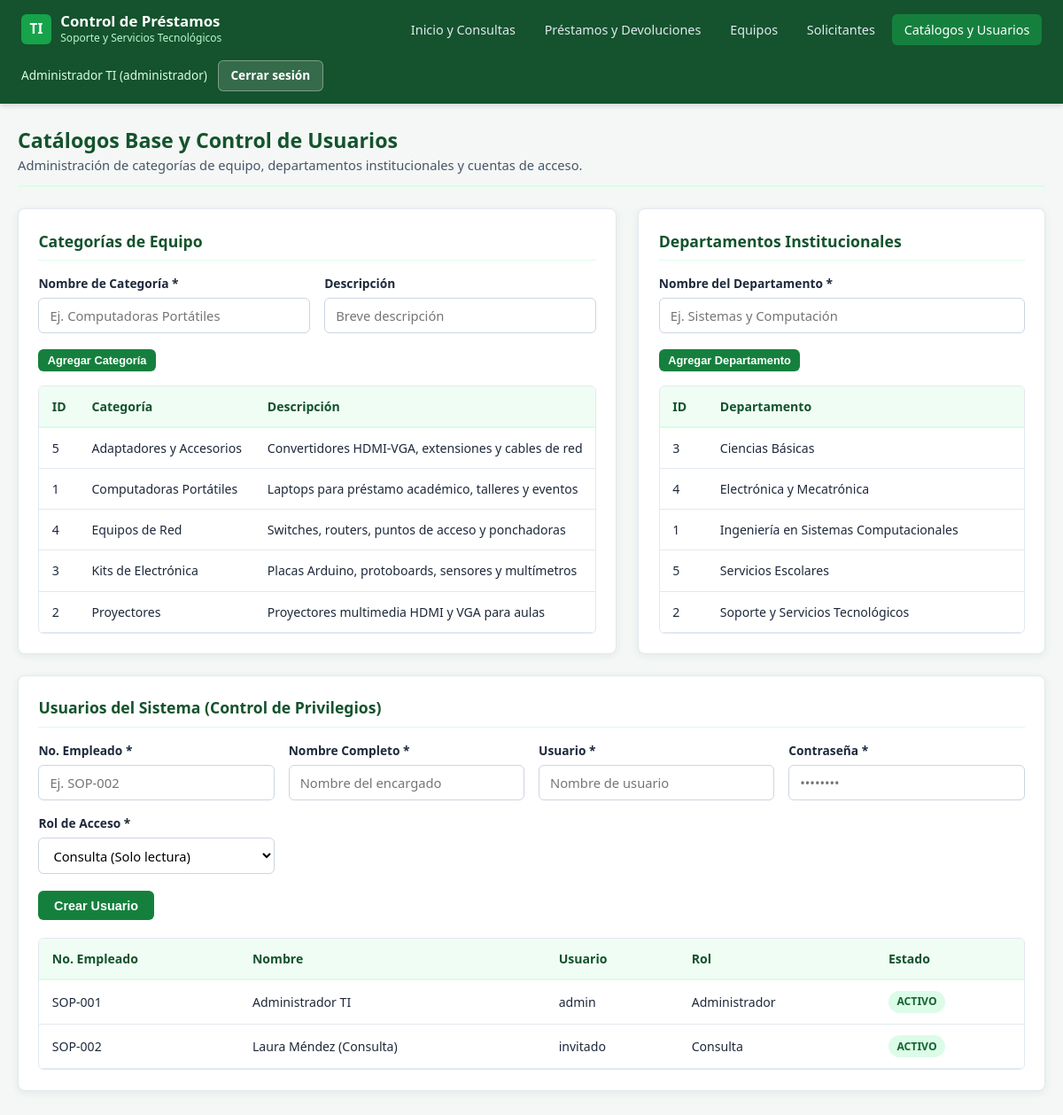
Screenshot of /catalogos.php (signed in) with the database file from the repository.
### tables this page shows
CREATE TABLE categorias (
    id_categoria INT UNSIGNED AUTO_INCREMENT,
    nombre VARCHAR(80) NOT NULL,
    descripcion VARCHAR(255) NULL,
    
    CONSTRAINT pk_categorias PRIMARY KEY (id_categoria),
    CONSTRAINT uq_categorias_nombre UNIQUE (nombre)
    
);

CREATE TABLE departamentos (
    id_departamento INT UNSIGNED AUTO_INCREMENT,
    nombre VARCHAR(100) NOT NULL,
    
    CONSTRAINT pk_departamentos PRIMARY KEY (id_departamento),
    CONSTRAINT uq_departamentos_nombre UNIQUE (nombre)
    
);

CREATE TABLE usuarios (
    id_usuario INT UNSIGNED AUTO_INCREMENT,
    num_empleado VARCHAR(30) NOT NULL,
    nombre_completo VARCHAR(120) NOT NULL,
    username VARCHAR(50) NOT NULL,
    password_hash VARCHAR(255) NOT NULL,
    rol ENUM('administrador', 'consulta') NOT NULL DEFAULT 'consulta',
    activo TINYINT(1) NOT NULL DEFAULT 1,
    
    CONSTRAINT pk_usuarios PRIMARY KEY (id_usuario),
    CONSTRAINT uq_usuarios_empleado UNIQUE (num_empleado),
    CONSTRAINT uq_usuarios_username UNIQUE (username)
    
);

### config/auth.php (called while the page is built, shortened)
<?php
function esAdmin(): bool {
    return isset($_SESSION['rol']) && $_SESSION['rol'] === 'administrador';
}

### catalogos.php (the view, shortened to what this page needs)
<?php
require_once 'config/auth.php';
require_once 'config/conexion.php';
$categorias = $pdo->query("SELECT id_categoria, nombre, descripcion FROM categorias ORDER BY nombre ASC")->fetchAll();
$departamentos = $pdo->query("SELECT id_departamento, nombre FROM departamentos ORDER BY nombre ASC")->fetchAll();
$usuarios = $pdo->query("SELECT id_usuario, num_empleado, nombre_completo, username, rol, activo FROM usuarios ORDER BY nombre_completo ASC")->fetchAll();
?>
<!DOCTYPE html>
<html lang="es">
<head>
    <link rel="stylesheet" href="css/estilos.css">
</head>
<body>
<header class="navbar">
    <div class="navbar-contenedor">
        <a href="index.php" class="marca">
            <span class="marca-icono">TI</span>
            <div class="marca-texto">
                <h1>Control de Préstamos</h1>
                <span>Soporte y Servicios Tecnológicos</span>
            </div>
        </a>
        <ul class="nav-enlaces" id="navEnlaces">
            <li><a href="index.php">Inicio y Consultas</a></li>
            <li><a href="prestamos.php">Préstamos y Devoluciones</a></li>
            <li><a href="equipos.php">Equipos</a></li>
            <li><a href="solicitantes.php">Solicitantes</a></li>
            <li><a href="catalogos.php" class="activo">Catálogos y Usuarios</a></li>
        </ul>
        <div class="nav-usuario">
            <span class="usuario-activo"><?= htmlspecialchars($_SESSION['nombre']) ?> (<?= htmlspecialchars($_SESSION['rol']) ?>)</span>
            <a href="logout.php" class="btn-cerrar-sesion">Cerrar sesión</a>
        </div>
    </div>
</header>
<main class="contenedor">
    <div class="encabezado-seccion">
        <div>
            <h2>Catálogos Base y Control de Usuarios</h2>
            <p>Administración de categorías de equipo, departamentos institucionales y cuentas de acceso.</p>
        </div>
    </div>
    <div class="grid-dos-columnas">
        <section class="panel">
            <div class="panel-titulo">Categorías de Equipo</div>
            <?php if (esAdmin()): ?>
            <form method="POST" action="catalogos.php" style="margin-bottom: 1rem;">
                <div class="form-grid">
                    <div class="campo">
                        <label for="cat_nombre">Nombre de Categoría *</label>
                        <input type="text" id="cat_nombre" name="nombre" placeholder="Ej. Computadoras Portátiles" required>
                    </div>
                    <div class="campo">
                        <label for="cat_desc">Descripción</label>
                        <input type="text" id="cat_desc" name="descripcion" placeholder="Breve descripción">
                    </div>
                </div>
                <div class="acciones-form">
                    <button type="submit" class="btn btn-primario btn-sm">Agregar Categoría</button>
                </div>
            </form>
            <?php endif; ?>
            <div class="tabla-contenedor">
                <table>
                    <thead>
                        <tr>
                            <th>ID</th>
                            <th>Categoría</th>
                            <th>Descripción</th>
                        </tr>
                    </thead>
                    <tbody>
                        <?php if (empty($categorias)): ?>
                            <tr class="fila-vacia">
                                <td colspan="3">Sin categorías registradas.</td>
                            </tr>
                        <?php else: ?>
                            <?php foreach ($categorias as $cat): ?>
                                <tr>
                                    <td><?= (int)$cat['id_categoria'] ?></td>
                                    <td><?= htmlspecialchars($cat['nombre']) ?></td>
                                    <td><?= htmlspecialchars($cat['descripcion'] ?? '-') ?></td>
                                </tr>
                            <?php endforeach; ?>
                        <?php endif; ?>
                    </tbody>
                </table>
            </div>
        </section>
        <section class="panel">
            <div class="panel-titulo">Departamentos Institucionales</div>
            <?php if (esAdmin()): ?>
            <form method="POST" action="catalogos.php" style="margin-bottom: 1rem;">
                <div class="form-grid">
                    <div class="campo ancho-completo">
                        <label for="dep_nombre">Nombre del Departamento *</label>
                        <input type="text" id="dep_nombre" name="nombre" placeholder="Ej. Sistemas y Computación" required>
                    </div>
                </div>
                <div class="acciones-form">
                    <button type="submit" class="btn btn-primario btn-sm">Agregar Departamento</button>
                </div>
            </form>
            <?php endif; ?>
            <div class="tabla-contenedor">
                <table>
                    <thead>
                        <tr>
                            <th>ID</th>
                            <th>Departamento</th>
                        </tr>
                    </thead>
                    <tbody>
                        <?php if (empty($departamentos)): ?>
                            <tr class="fila-vacia">
                                <td colspan="2">Sin departamentos registrados.</td>
                            </tr>
                        <?php else: ?>
                            <?php foreach ($departamentos as $dep): ?>
                                <tr>
                                    <td><?= (int)$dep['id_departamento'] ?></td>
                                    <td><?= htmlspecialchars($dep['nombre']) ?></td>
                                </tr>
                            <?php endforeach; ?>
                        <?php endif; ?>
                    </tbody>
                </table>
            </div>
        </section>
    </div>
    <section class="panel">
        <div class="panel-titulo">Usuarios del Sistema (Control de Privilegios)</div>
        <?php if (esAdmin()): ?>
        <form method="POST" action="catalogos.php" style="margin-bottom: 1.2rem;">
            <div class="form-grid">
                <div class="campo">
                    <label for="usr_emp">No. Empleado *</label>
                    <input type="text" id="usr_emp" name="num_empleado" placeholder="Ej. SOP-002" required>
                </div>
                <div class="campo">
                    <label for="usr_nombre">Nombre Completo *</label>
                    <input type="text" id="usr_nombre" name="nombre_completo" placeholder="Nombre del encargado" required>
                </div>
                <div class="campo">
                    <label for="usr_user">Usuario *</label>
                    <input type="text" id="usr_user" name="username" placeholder="Nombre de usuario" required>
                </div>
                <div class="campo">
                    <label for="usr_pass">Contraseña *</label>
                    <input type="password" id="usr_pass" name="password" placeholder="••••••••" required>
                </div>
                <div class="campo">
                    <label for="usr_rol">Rol de Acceso *</label>
                    <select id="usr_rol" name="rol" required>
                        <option value="consulta">Consulta (Solo lectura)</option>
                    </select>
                </div>
            </div>
            <div class="acciones-form">
                <button type="submit" class="btn btn-primario">Crear Usuario</button>
            </div>
        </form>
        <?php endif; ?>
        <div class="tabla-contenedor">
            <table>
                <thead>
                    <tr>
                        <th>No. Empleado</th>
                        <th>Nombre</th>
                        <th>Usuario</th>
                        <th>Rol</th>
                        <th>Estado</th>
                    </tr>
                </thead>
                <tbody>
                    <?php foreach ($usuarios as $usr): ?>
                        <tr>
                            <td><?= htmlspecialchars($usr['num_empleado']) ?></td>
                            <td><?= htmlspecialchars($usr['nombre_completo']) ?></td>
                            <td><?= htmlspecialchars($usr['username']) ?></td>
                            <td><?= htmlspecialchars(ucfirst($usr['rol'])) ?></td>
                            <td>
                                <span class="badge <?= (int)$usr['activo'] === 1 ? 'badge-disponible' : 'badge-baja' ?>">
                                    <?= (int)$usr['activo'] === 1 ? 'Activo' : 'Inactivo' ?>
                                </span>
                            </td>
                        </tr>
                    <?php endforeach; ?>
                </tbody>
            </table>
        </div>
    </section>
</main>
</body>
</html>

### rows the page displays
categorias: id_categoria "5", nombre "Adaptadores y Accesorios", descripcion "Convertidores HDMI-VGA, extensiones y cables de red"
categorias: id_categoria "1", nombre "Computadoras Portátiles", descripcion "Laptops para préstamo académico, talleres y eventos"
categorias: id_categoria "4", nombre "Equipos de Red", descripcion "Switches, routers, puntos de acceso y ponchadoras"
categorias: id_categoria "3", nombre "Kits de Electrónica", descripcion "Placas Arduino, protoboards, sensores y multímetros"
categorias: id_categoria "2", nombre "Proyectores", descripcion "Proyectores multimedia HDMI y VGA para aulas"
departamentos: id_departamento "3", nombre "Ciencias Básicas"
departamentos: id_departamento "4", nombre "Electrónica y Mecatrónica"
departamentos: id_departamento "1", nombre "Ingeniería en Sistemas Computacionales"
departamentos: id_departamento "5", nombre "Servicios Escolares"
departamentos: id_departamento "2", nombre "Soporte y Servicios Tecnológicos"
usuarios: num_empleado "SOP-001", nombre_completo "Administrador TI", username "admin", rol "Administrador", activo "ACTIVO"
usuarios: num_empleado "SOP-002", nombre_completo "Laura Méndez (Consulta)", username "invitado", rol "Consulta", activo "ACTIVO"

### other values shown
$_SESSION['nombre'] "Administrador TI"
$_SESSION['rol'] "administrador"
